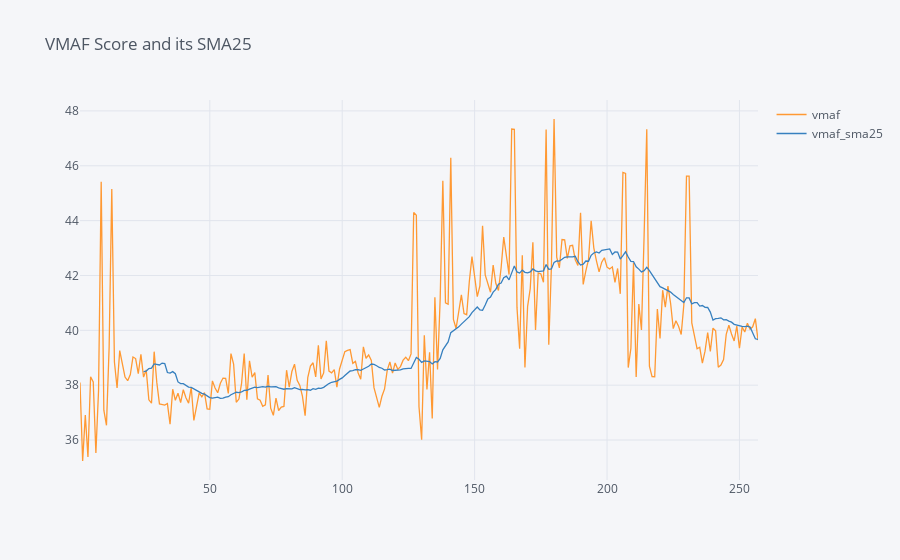

The notebook cell saved with this chart:
### Code cell
dfs["vmaf"].iplot(y=["vmaf", "vmaf_sma25"], title="VMAF Score and its SMA25")

### Figure 1 — Plotly figure (JSON) as saved in the notebook; plotly's stock layout.template omitted (floating-point values rounded to 4 significant figures; data arrays with more than 128 entries replaced by an {"elided": "..."} marker saying what was removed)
{"data": [{"line": {"color": "rgba(255, 153, 51, 1.0)", "dash": "solid", "shape": "linear", "width": 1.3}, "mode": "lines", "name": "vmaf", "text": "", "type": "scatter", "x": {"elided": "257 int values"}, "y": {"elided": "257 float values"}}, {"line": {"color": "rgba(55, 128, 191, 1.0)", "dash": "solid", "shape": "linear", "width": 1.3}, "mode": "lines", "name": "vmaf_sma25", "text": "", "type": "scatter", "x": {"elided": "257 int values"}, "y": {"elided": "257 mixed values"}}], "layout": {"autosize": true, "legend": {"bgcolor": "#F5F6F9", "font": {"color": "#4D5663"}}, "paper_bgcolor": "#F5F6F9", "plot_bgcolor": "#F5F6F9", "title": {"font": {"color": "#4D5663"}, "text": "VMAF Score and its SMA25"}, "xaxis": {"autorange": true, "gridcolor": "#E1E5ED", "range": [1, 257], "showgrid": true, "tickfont": {"color": "#4D5663"}, "title": {"font": {"color": "#4D5663"}, "text": ""}, "type": "linear", "zerolinecolor": "#E1E5ED"}, "yaxis": {"autorange": true, "gridcolor": "#E1E5ED", "range": [34.54, 48.4], "showgrid": true, "tickfont": {"color": "#4D5663"}, "title": {"font": {"color": "#4D5663"}, "text": ""}, "type": "linear", "zerolinecolor": "#E1E5ED"}}}
